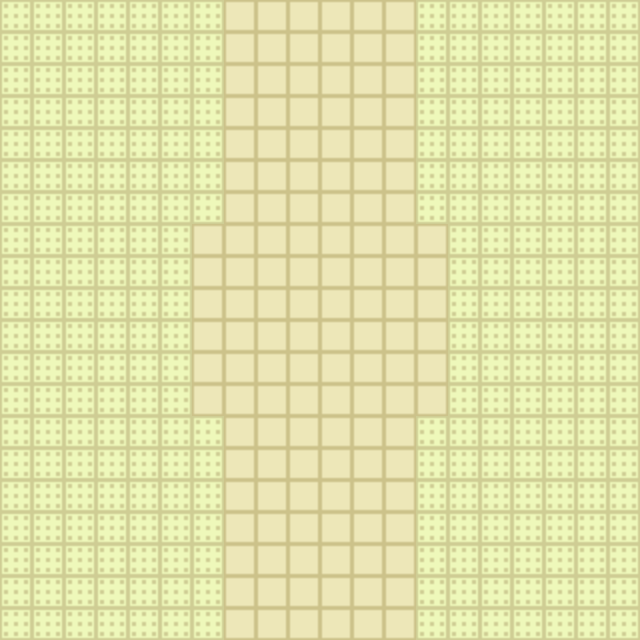

Tiled map render using the project's own tile images. Description and the whole map definition, tile-layer contents included, below:
An orthogonal 20x20 tile map with 32x32 px tiles, 1 tile layer (圖塊層 1) and 45 objects.

<map version="1.8" tiledversion="1.8.4" orientation="orthogonal" renderorder="right-down" width="20" height="20" tilewidth="32" tileheight="32" infinite="0" nextlayerid="3" nextobjectid="88">
 <tileset firstgid="1" source="../../Maps/Own_trying.tsx" />
 <layer id="1" name="圖塊層 1" width="20" height="20">
  <data encoding="csv">
13,13,13,13,13,13,13,18,18,18,18,18,18,13,13,13,13,13,13,13,
13,13,13,13,13,13,13,18,18,18,18,18,18,13,13,13,13,13,13,13,
13,13,13,13,13,13,13,18,18,18,18,18,18,13,13,13,13,13,13,13,
13,13,13,13,13,13,13,18,18,18,18,18,18,13,13,13,13,13,13,13,
13,13,13,13,13,13,13,18,18,18,18,18,18,13,13,13,13,13,13,13,
13,13,13,13,13,13,13,18,18,18,18,18,18,13,13,13,13,13,13,13,
13,13,13,13,13,13,13,18,18,18,18,18,18,13,13,13,13,13,13,13,
13,13,13,13,13,13,18,18,18,18,18,18,18,18,13,13,13,13,13,13,
13,13,13,13,13,13,18,18,18,18,18,18,18,18,13,13,13,13,13,13,
13,13,13,13,13,13,18,18,18,18,18,18,18,18,13,13,13,13,13,13,
13,13,13,13,13,13,18,18,18,18,18,18,18,18,13,13,13,13,13,13,
13,13,13,13,13,13,18,18,18,18,18,18,18,18,13,13,13,13,13,13,
13,13,13,13,13,13,18,18,18,18,18,18,18,18,13,13,13,13,13,13,
13,13,13,13,13,13,13,18,18,18,18,18,18,13,13,13,13,13,13,13,
13,13,13,13,13,13,13,18,18,18,18,18,18,13,13,13,13,13,13,13,
13,13,13,13,13,13,13,18,18,18,18,18,18,13,13,13,13,13,13,13,
13,13,13,13,13,13,13,18,18,18,18,18,18,13,13,13,13,13,13,13,
13,13,13,13,13,13,13,18,18,18,18,18,18,13,13,13,13,13,13,13,
13,13,13,13,13,13,13,18,18,18,18,18,18,13,13,13,13,13,13,13,
13,13,13,13,13,13,13,18,18,18,18,18,18,13,13,13,13,13,13,13
</data>
 </layer>
 <objectgroup id="2" name="物件層 1">
  <object id="8" gid="12" x="192" y="224" width="32" height="32" />
  <object id="9" gid="12" x="192" y="224" width="32" height="32" />
  <object id="15" gid="12" x="416" y="224" width="32" height="32" />
  <object id="33" gid="12" x="416" y="448" width="32" height="32" />
  <object id="40" gid="12" x="192" y="448" width="32" height="32" />
  <object id="48" gid="12" x="192" y="640" width="32" height="32" />
  <object id="49" gid="12" x="192" y="608" width="32" height="32" />
  <object id="50" gid="12" x="192" y="576" width="32" height="32" />
  <object id="51" gid="12" x="192" y="544" width="32" height="32" />
  <object id="52" gid="12" x="192" y="512" width="32" height="32" />
  <object id="53" gid="12" x="192" y="480" width="32" height="32" />
  <object id="54" gid="12" x="192" y="448" width="32" height="32" />
  <object id="55" gid="12" x="192" y="416" width="32" height="32" />
  <object id="56" gid="12" x="192" y="384" width="32" height="32" />
  <object id="57" gid="12" x="192" y="352" width="32" height="32" />
  <object id="58" gid="12" x="192" y="320" width="32" height="32" />
  <object id="59" gid="12" x="192" y="288" width="32" height="32" />
  <object id="60" gid="12" x="192" y="256" width="32" height="32" />
  <object id="61" gid="12" x="192" y="192" width="32" height="32" />
  <object id="62" gid="12" x="192" y="224" width="32" height="32" />
  <object id="63" gid="12" x="192" y="160" width="32" height="32" />
  <object id="64" gid="12" x="192" y="128" width="32" height="32" />
  <object id="65" gid="12" x="192" y="96" width="32" height="32" />
  <object id="66" gid="12" x="192" y="64" width="32" height="32" />
  <object id="67" gid="12" x="192" y="32" width="32" height="32" />
  <object id="68" gid="12" x="416" y="640" width="32" height="32" />
  <object id="69" gid="12" x="416" y="608" width="32" height="32" />
  <object id="70" gid="12" x="416" y="576" width="32" height="32" />
  <object id="71" gid="12" x="416" y="544" width="32" height="32" />
  <object id="72" gid="12" x="416" y="512" width="32" height="32" />
  <object id="73" gid="12" x="416" y="480" width="32" height="32" />
  <object id="74" gid="12" x="416" y="416" width="32" height="32" />
  <object id="75" gid="12" x="416" y="416" width="32" height="32" />
  <object id="76" gid="12" x="416" y="384" width="32" height="32" />
  <object id="77" gid="12" x="416" y="352" width="32" height="32" />
  <object id="78" gid="12" x="416" y="320" width="32" height="32" />
  <object id="79" gid="12" x="416" y="288" width="32" height="32" />
  <object id="80" gid="12" x="416" y="256" width="32" height="32" />
  <object id="81" gid="12" x="416" y="224" width="32" height="32" />
  <object id="82" gid="12" x="416" y="192" width="32" height="32" />
  <object id="83" gid="12" x="416" y="160" width="32" height="32" />
  <object id="84" gid="12" x="416" y="128" width="32" height="32" />
  <object id="85" gid="12" x="416" y="96" width="32" height="32" />
  <object id="86" gid="12" x="416" y="64" width="32" height="32" />
  <object id="87" gid="12" x="416" y="32" width="32" height="32" />
 </objectgroup>
</map>
